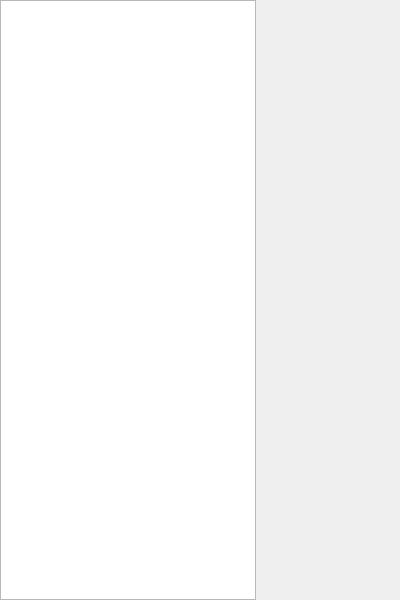
<?xml version="1.0" encoding="UTF-8"?>
<ui version="4.0">
 <class>frmExamplesFull</class>
 <widget class="QWidget" name="frmExamplesFull">
  <property name="geometry">
   <rect>
    <x>0</x>
    <y>0</y>
    <width>400</width>
    <height>600</height>
   </rect>
  </property>
  <property name="windowTitle">
   <string>Form</string>
  </property>
  <layout class="QHBoxLayout" name="horizontalLayout">
   <property name="spacing">
    <number>0</number>
   </property>
   <property name="leftMargin">
    <number>0</number>
   </property>
   <property name="topMargin">
    <number>0</number>
   </property>
   <property name="rightMargin">
    <number>0</number>
   </property>
   <property name="bottomMargin">
    <number>0</number>
   </property>
   <item>
    <widget class="NavListView" name="navListView"/>
   </item>
   <item>
    <widget class="QStackedWidget" name="stackedWidget"/>
   </item>
  </layout>
 </widget>
 <customwidgets>
  <customwidget>
   <class>NavListView</class>
   <extends>QListView</extends>
   <header>navlistview.h</header>
  </customwidget>
 </customwidgets>
 <resources/>
 <connections/>
</ui>
